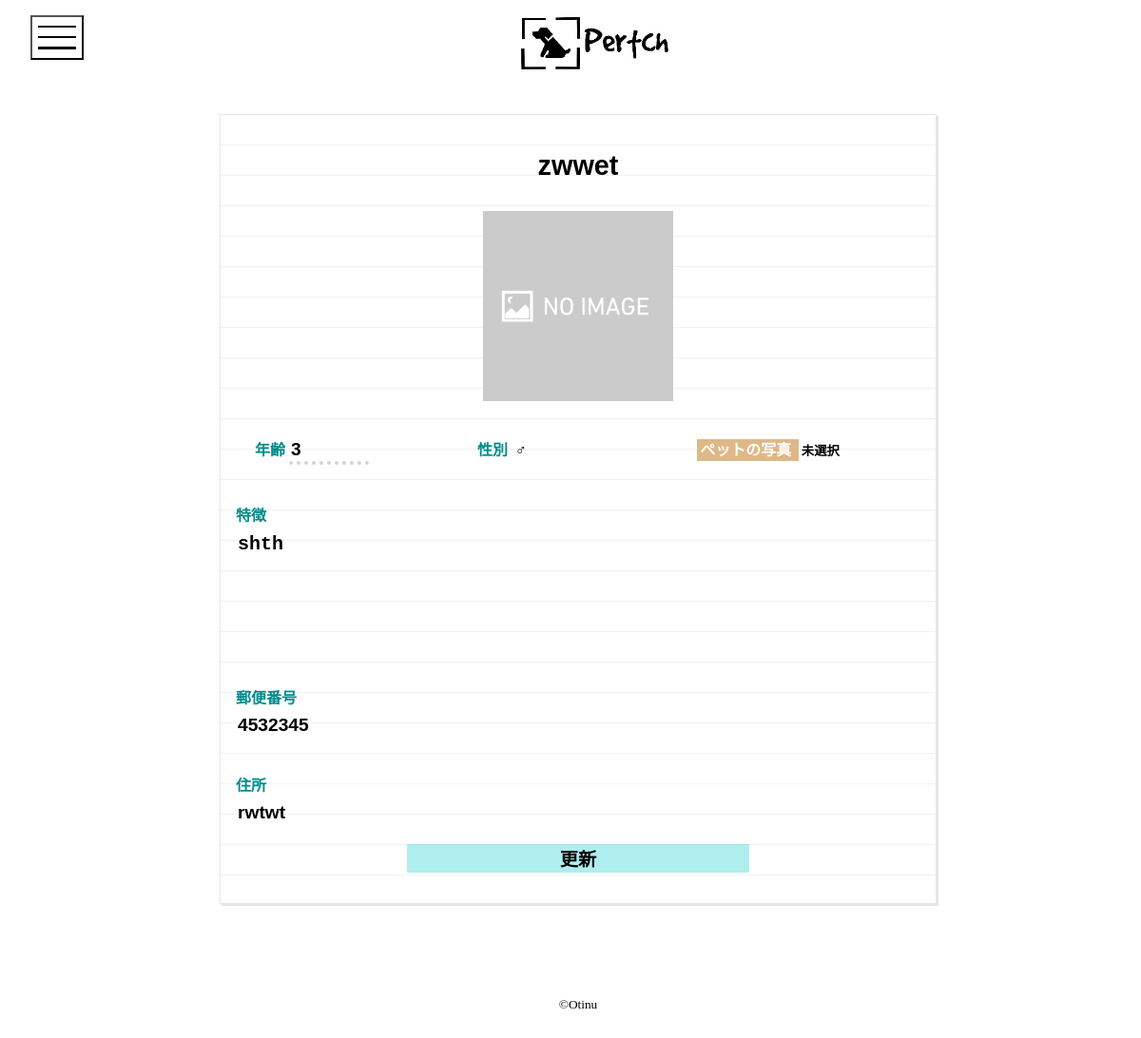
The page /pet/edit/100 (signed in) on the database its author committed.
### petApp/models.py (models this page shows)
class PetModel(models.Model):
    class Meta:
        db_table = "pet"
    name = models.CharField(validators=[MinLengthValidator(2)], max_length=20)
    age = models.IntegerField(validators=[MinValueValidator(0), MaxValueValidator(99)])
    sex = models.BooleanField()
    charm_point = models.CharField(max_length=1000)
    post_cord = models.IntegerField(validators=[MaxValueValidator(9999999)])
    address = models.CharField(max_length=50)
    image = models.ImageField(upload_to="pet/")
    now = datetime.datetime.now()
    created_at = models.DateTimeField(default=now)
    updated_at = models.DateTimeField(default=now)
    owner = models.ForeignKey(Owner, on_delete=models.CASCADE)

### petApp/views.py (the view, shortened to what this page needs)
# urls.py: path("edit/<int:id>", edit, name="edit"),
@login_required
def edit(request, id):
    pet = get_one_pet(id)
    if pet is None:
        return render(
            request,
            "pet/index.html",
            {"error_message": "予期せぬエラーが発生しました\n管理者にご確認ください"},
        )
    form = PetForm(instance=pet)
    pet_id = pet.id  # type: ignore
    if pet.image.name:
        pet_image_url = pet.image.url
    else:
        pet_image_url = "/static/image/no-image.png"
    return render(
        request,
        "pet/edit.html",
        context={"form": form, "pet_id": pet_id, "pet_image_url": pet_image_url},
    )

### petApp/views.py (called while the page is built)
def get_one_pet(id):
    try:
        return PetModel.objects.get(pk=id)
    except PetModel.DoesNotExist:
        print(traceback.format_exc())
        return None

### templates/pet/edit.html (shortened to what this page needs)
{% extends "base.html" %}
{% load static %}
{% block extra_css %}
<link rel="stylesheet" href="{% static 'css/pet/edit.css' %}">
<link rel="stylesheet" href="{% static 'css/header.css' %}">
<link rel="stylesheet" href="https://use.fontawesome.com/releases/v6.2.1/css/all.css" />
{% endblock extra_css %}
{% block header %}
{% include "_header.html" %}
{% endblock header %}
{% block main %}
<div class="body-container">
    <div class="form-container">
        <form id="pet-edit" method="post" action="{% url 'pet:edit' pet_id %}" enctype="multipart/form-data">
            <h2 name="name" readonly>{{ form.name }}</h2>
            <img id="pet-image" src="{{ pet_image_url }}">
            <div class="mix-area">
                <div class="age-area">
                    <label>年齢</label>
                    {{ form.age }}
                </div>
                <div class="gender-area">
                    <label>性別&nbsp;</label>
                    {% if form.sex.value %}
                    <p>♂</p>
                    {% else %}
                    <p>♀</p>
                    {% endif %}
                </div>
                <div class="image-area">
                    <label class="file-label">
                        ペットの写真
                    </label>
                    <small>&nbsp;未選択</small>
                </div>
            </div>
            <label>特徴</label>
            {{ form.charm_point }}
            <label>郵便番号</label>
            {{ form.post_cord }}
            <label>住所</label>
            {{ form.address }}
            <input type="submit" value="更新">
        </form>
    </div>
    {% endblock main %}

### static/css/pet/edit.css (style rules this page uses)
p { margin: 0; }
label { color: darkcyan; text-align: start; margin-top: 2%; }
input, textarea { font-size: 120%; margin: 0; outline: none; border: none; mix-blend-mode: multiply; font-weight: bold; }
input[type=submit] { cursor: pointer; width: 50%; margin: 0 auto; background-color: paleturquoise; }
textarea { resize: none; height: 120px; font-size: 20px; }
textarea, #post-cord, #address { margin-bottom: 3%; }
.body-container { position: absolute; top: 15vh; width: 100%; height: 100%; }
.form-container { text-align: center; }
#pet-edit { display: inline-grid; width: 60%; background-color: #fff; background-image: linear-gradient(180deg, rgba(100, 100, 100, 0) 0%, rgba(100, 100, 100, 0) 98%, #646464 103%); background-size: 100% 2em; line-height: 2em; border: solid 1px #e6e6e6; padding: 1em 1em 1.98em 1em; font-weight: bold; box-shadow: 2px 2px 0 rgb(0 0 0 / 10%); }
#name { text-align: center; }
#pet-image { width: 200px; height: 200px; margin: 10px auto 0 auto; mix-blend-mode: normal; }
#age { width: 50%; border-bottom: dotted 4px lightgray; }
.mix-area { display: grid; margin: 5% 0 3% 0; grid-template-columns: 1fr 1.5fr 2fr; text-align: center; }
.age-area>p, .gender-area>p { display: inline; }
.file-label { padding: 1%; color: white; background-color: burlywood; cursor: pointer; }

### rows shown on the page
PetModel: name "zwwet", age "3", charm_point "shth", post_cord "4532345", address "rwtwt"
